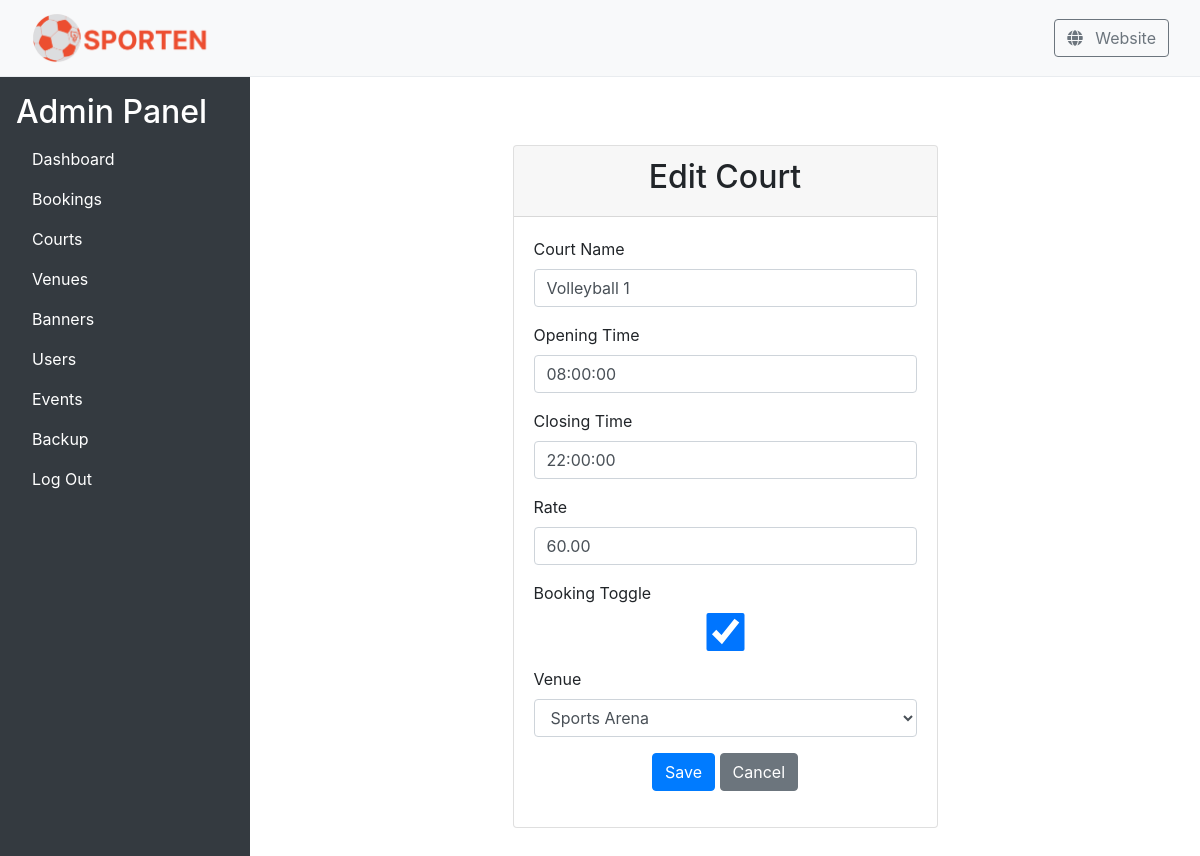
/adminpanel/courts/update/1/ (signed in), run on the app's committed database.
### base/models.py (models this page shows, shortened)
class Court(models.Model):
    courtName = models.CharField(max_length=255)
    opening = models.TimeField()
    closing = models.TimeField()
    rate = models.DecimalField(decimal_places=2, max_digits=10)
    bookingToggle = models.BooleanField()
    venueID = models.ForeignKey("Venue", on_delete=models.CASCADE)

### base/views.py (the view)
# urls.py: path('adminpanel/courts/update/<int:court_id>/', views.update_court, name='update_court'),
@login_required
@user_passes_test(is_admin)
def update_court(request, court_id):
    court = get_object_or_404(Court, id=court_id)
    if request.method == 'POST':
        form = CourtForm(request.POST, instance=court)
        if form.is_valid():
            form.save()
            return redirect('admin_courts')
    else:
        form = CourtForm(instance=court)
    return render(request, 'adminpanel/court_form.html', {'form': form})

### base/forms.py
class CourtForm(forms.ModelForm):
    class Meta:
        model = Court
        fields = ['courtName', 'opening', 'closing', 'rate', 'bookingToggle', 'venueID']

### base/models.py (called while the page is built)
    def __str__(self):
        return self.venueName

### base/templatetags/custom_filters.py (called while the page is built)
@register.filter(name='add_class')
def add_class(value, arg):
    return value.as_widget(attrs={'class': arg})

### base/views.py (called while the page is built)
def is_admin(user):
    return user.is_staff

### base/templates/adminpanel/court_form.html (shortened to what this page needs)
{% extends "adminpanel/base_admin.html" %}
{% load custom_filters %}
{% block content %}
    <div class="container mt-5">
        <div class="row justify-content-center">
            <div class="col-md-6">
                <div class="card">
                    <div class="card-header text-center">
                        <h2>{% if form.instance.pk %}Edit Court{% else %}Add Court{% endif %}</h2>
                    </div>
                    <div class="card-body">
                        <form method="post">
                            <div class="form-group">
                                <label for="id_courtName">Court Name</label>
                                {{ form.courtName|add_class:"form-control" }}
                            </div>
                            <div class="form-group">
                                <label for="id_opening">Opening Time</label>
                                {{ form.opening|add_class:"form-control" }}
                            </div>
                            <div class="form-group">
                                <label for="id_closing">Closing Time</label>
                                {{ form.closing|add_class:"form-control" }}
                            </div>
                            <div class="form-group">
                                <label for="id_rate">Rate</label>
                                {{ form.rate|add_class:"form-control" }}
                            </div>
                            <div class="form-group">
                                <label for="id_bookingToggle">Booking Toggle</label>
                                {{ form.bookingToggle|add_class:"form-control toggle-checkbox" }}
                            </div>
                            <div class="form-group">
                                <label for="id_venueID">Venue</label>
                                {{ form.venueID|add_class:"form-control" }}
                            </div>
                            <div class="form-group text-center">
                                <button type="submit" class="btn btn-primary">Save</button>
                                <a href="{% url 'admin_courts' %}" class="btn btn-secondary">Cancel</a>
                            </div>
                        </form>
                    </div>
                </div>
            </div>
        </div>
    </div>
{% endblock %}

### base/templates/adminpanel/base_admin.html (style rules this page uses)
body, html { height: 100%; margin: 0; }

### data on the page
Court: courtName "Volleyball 1", opening "08:00:00", closing "22:00:00", rate "60.00", bookingToggle "☑", venueID "Sports Arena"
